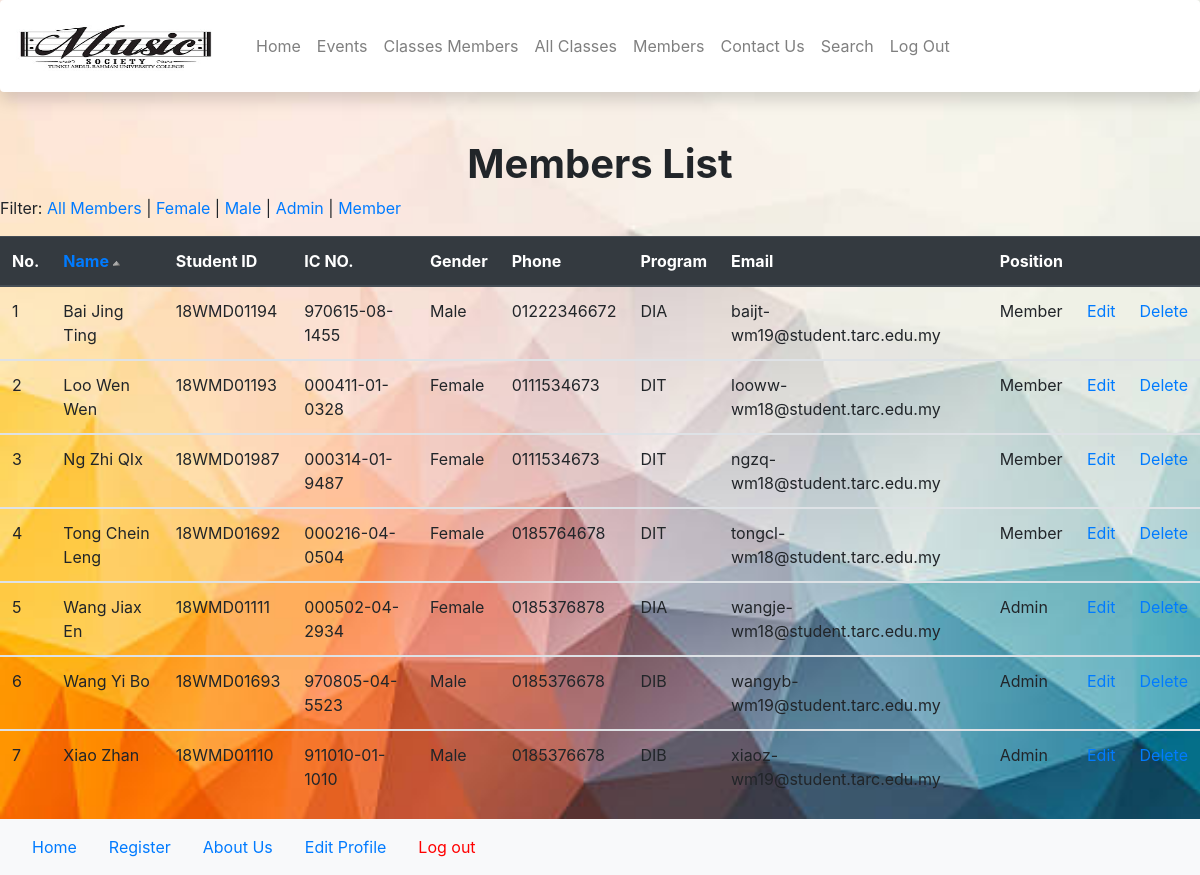
Screenshot of /Admin-memberslist.php with the database file from the repository.
### tables this page shows
CREATE TABLE `memberslist` (
  `Name` varchar(30) NOT NULL,
  `StudentID` varchar(10) NOT NULL,
  `ICNo` varchar(14) NOT NULL,
  `Gender` char(1) NOT NULL,
  `Phone` varchar(11) NOT NULL,
  `Program` varchar(3) NOT NULL,
  `Email` varchar(50) NOT NULL,
  `Password` varchar(100) NOT NULL,
  `user_level` int(1) NOT NULL,
  `status` int(1) NOT NULL DEFAULT '0'
);

### Admin-memberslist.php (the view, shortened to what this page needs)
<?php
$admin = $_SESSION['admin'];
$f = isset($_GET['f']) ? $_GET['f'] : '';
$fp = isset($_GET['fp']) ? $_GET['fp'] : '';
$o = isset($_GET['o']) ? $_GET['o'] : 'DESC';
$o = ($o == 'DESC') ? 'ASC' : 'DESC';
$img = $o . '.png';
?>
<!DOCTYPE html>
<html lang="en">
    <?php include 'Admin-header.php'; ?>
    <div class="mx-auto text-center" style="width:500px;">
        <h1><b>Members List</b></h1>
    </div>
    <p>Filter: <a href="Admin-memberslist.php">All Members </a>
        | <a href="Admin-memberslist.php?f=F">Female </a>
        | <a href="Admin-memberslist.php?f=M">Male </a>
        | <a href="Admin-memberslist.php?fp=1">Admin </a>
        | <a href="Admin-memberslist.php?fp=0">Member </a>
    </p>
    <table class="table table-hover">
        <thead class="thead-dark">
            <tr>
                <th>No.</th>
                <th><a href="Admin-memberslist.php?<?php echo"fp=$fp&f=$f&o=$o" ?>">Name<img src="image/<?php echo $img ?>"></a></th>
                <th>Student ID</th>
                <th>IC NO.</th>
                <th>Gender</th>
                <th>Phone</th>
                <th>Program</th>
                <th>Email</th>
                <th>Position</th>
                <th></th>
                <th></th>
            </tr>
        </thead>
        <?php
        include 'conn.php';
        $g = array('F' => 'Female', 'M' => 'Male');
        $u = array(1 => 'Admin', 0 => 'Member');
        $sql = "select * from memberslist where user_level like '{$fp}%' and Gender like '{$f}%' order by Name $o";
        $r = mysqli_query($link, $sql);
        $i = 0;
        while ($row = mysqli_fetch_array($r)) {
            echo "<tr><td>" . ($i + 1) . "</td>
                          <td>{$row['Name']}</td>
                          <td>{$row['StudentID']}</td>
                          <td>{$row['ICNo']}</td>
                          <td>{$g[$row['Gender']]}</td>
                          <td>{$row['Phone']}</td>
                          <td>{$row['Program']}</td>
                          <td>{$row['Email']}</td>
                          <td>{$u[$row['user_level']]}</td>
                          <td><a href='Admin-edit.php?studentid={$row['StudentID']}'>Edit</a></td>";
                          if($row['StudentID'] != $admin){
                              echo "<td><a href='delete.php?studentid={$row['StudentID']}'>Delete</a></td></tr></tbody>";
                          }
            $i++;
        }
        ?>
    </table>
</body>
<?php include 'Admin-footer.php'; ?>
</html>

### Admin-header.php (style rules this page uses)
body { background-image: url("image/bg.jpg"); background-size: cover; }

### rows the page displays
memberslist: Name "Bai Jing Ting", StudentID "18WMD01194", ICNo "970615-08-1455", Gender "Male", Phone "01222346672", Program "DIA", Email "baijt-wm19@student.tarc.edu.my", user_level "Member"
memberslist: Name "Loo Wen Wen", StudentID "18WMD01193", ICNo "000411-01-0328", Gender "Female", Phone "0111534673", Program "DIT", Email "looww-wm18@student.tarc.edu.my", user_level "Member"
memberslist: Name "Ng Zhi QIx", StudentID "18WMD01987", ICNo "000314-01-9487", Gender "Female", Phone "0111534673", Program "DIT", Email "ngzq-wm18@student.tarc.edu.my", user_level "Member"
memberslist: Name "Tong Chein Leng", StudentID "18WMD01692", ICNo "000216-04-0504", Gender "Female", Phone "0185764678", Program "DIT", Email "tongcl-wm18@student.tarc.edu.my", user_level "Member"
memberslist: Name "Wang Jiax En", StudentID "18WMD01111", ICNo "000502-04-2934", Gender "Female", Phone "0185376878", Program "DIA", Email "wangje-wm18@student.tarc.edu.my", user_level "Admin"
memberslist: Name "Wang Yi Bo", StudentID "18WMD01693", ICNo "970805-04-5523", Gender "Male", Phone "0185376678", Program "DIB", Email "wangyb-wm19@student.tarc.edu.my", user_level "Admin"
memberslist: Name "Xiao Zhan", StudentID "18WMD01110", ICNo "911010-01-1010", Gender "Male", Phone "0185376678", Program "DIB", Email "xiaoz-wm19@student.tarc.edu.my", user_level "Admin"
